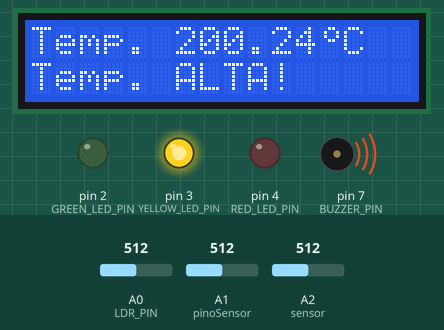
Bench run of a sketch on a simulated Arduino Uno, built with avr-gcc and run on an emulated ATmega328P. Shown: 16×2 character LCD, output pins drawn as LEDs (lit = HIGH), buzzer (waves = sounding). The test bench sets the inputs (shaded band); at power-on: A0 (LDR_PIN) = 512, A1 (pinoSensor) = 512, A2 (sensor) = 512. What the sketch prints to the serial monitor is not drawn.

Above: at 1.2 s.
1.3 s: A0 (LDR_PIN) set to 879
13.5 s: A0 (LDR_PIN) set to 902
At 21.4 s:
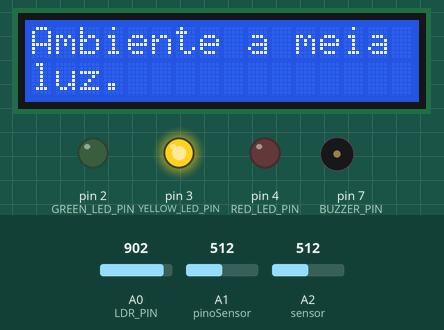
21.7 s: A1 (pinoSensor) set to 495
At 25.1 s:
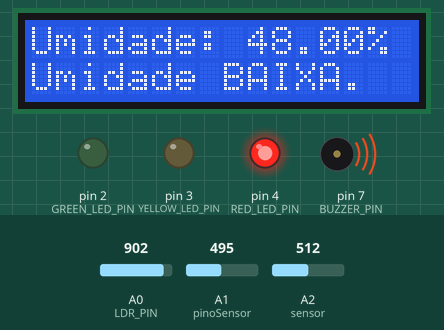
31.6 s: A0 (LDR_PIN) set to 934
39.8 s: A0 (LDR_PIN) set to 957
At 53.6 s:
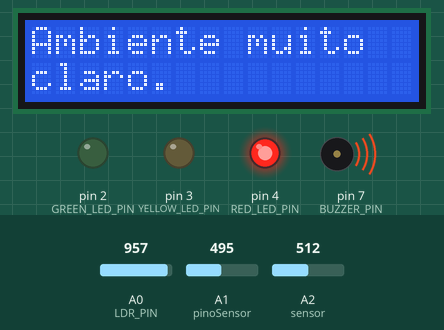
53.8 s: A2 (sensor) set to 122
At 63.7 s:
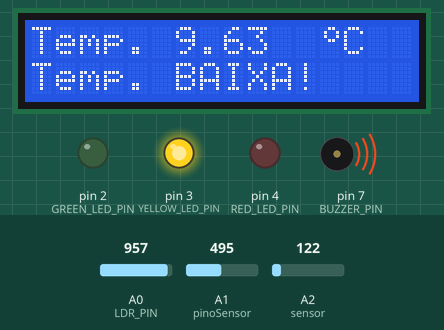
Timing chart, 0 to 65.2 s (numbered marks = the images above; inputs shaded):
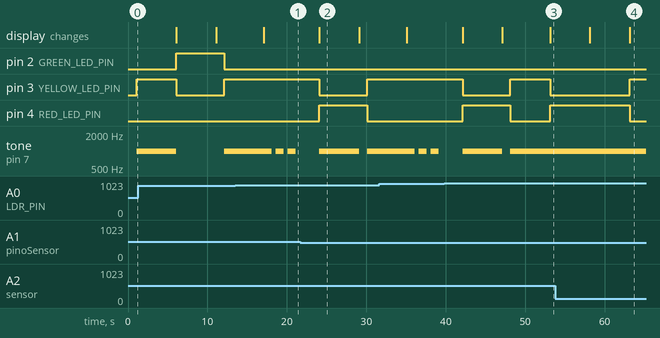

Measured:
- the behaviour switches between 889 and 890 on A0 (LDR_PIN) (found by bisection; images 0 and 1)
- the behaviour switches between 512 and 511 on A1 (pinoSensor) (found by bisection; images 1 and 2)
- the behaviour switches between 949 and 950 on A0 (LDR_PIN) (found by bisection; images 2 and 3)
- after the input at 13.5 s, pin 2 (GREEN_LED_PIN): stays LOW (without the input it goes to HIGH after 3.6 s); pin 3 (YELLOW_LED_PIN): stays HIGH (without the input it goes to LOW after 3.6 s); the display: changes after 3.6 s (image 1)
- after the input at 21.7 s, pin 2 (GREEN_LED_PIN): stays LOW (without the input it goes to HIGH after 2.4 s); pin 4 (RED_LED_PIN): LOW → HIGH after 2.4 s, → LOW 6.0 s later; tone on pin 7 (BUZZER_PIN): silent → 1000 Hz after 2.4 s instead of 8.4 s; the display: changes after 2.4 s (image 2)
- after the input at 39.8 s, the display: first differs from a run without the input after 13.3 s (image 3)
- after the input at 53.8 s, pin 3 (YELLOW_LED_PIN): LOW → HIGH after 9.3 s instead of 10.3 s; pin 4 (RED_LED_PIN): HIGH → LOW after 9.3 s instead of 10.3 s; tone on pin 7 (BUZZER_PIN): stays 1000 Hz (without the input it goes to silent after 9.3 s); the display: first differs from a run without the input after 9.3 s (image 4)

The sketch:

temp_e_umidade.ino
```cpp
//Biblioteca LiquidCrystal

#include <LiquidCrystal.h>

byte degree[8] = {
  B00110,
  B01001,
  B01001,
  B00110,
  B00000,
  B00000,
  B00000,
  B00000,
};


//Váriaveis
const int BUZZER_PIN = 7;
const int GREEN_LED_PIN = 2;
const int YELLOW_LED_PIN = 3;
const int RED_LED_PIN = 4;
const int LDR_PIN = 0;
const int RS_PIN = 13;
const int EN_PIN = 12;
const int D4_PIN = 11;
const int D5_PIN = 10;
const int D6_PIN = 9;
const int D7_PIN = 8;

int sensor = 0;

int pinoSensor = A1;
int umidade = 0;
int porcem = 0;


// Definir os limites de luminosidade para o alarme
const int OK_LIGHT = 890;
const int ALERT_LIGHT = 950;

// Inicializar o display LCD
LiquidCrystal lcd(RS_PIN, EN_PIN, D4_PIN, D5_PIN, D6_PIN, D7_PIN);


void setup() {
  // Configurar as portas do Arduino como saídas ou entradas
  pinMode(BUZZER_PIN, OUTPUT);
  pinMode(GREEN_LED_PIN, OUTPUT);
  pinMode(YELLOW_LED_PIN, OUTPUT);
  pinMode(RED_LED_PIN, OUTPUT);

  // Inicializar o display LCD com 16 colunas e 2 linhas
  lcd.begin(16, 2);
  Serial.begin(9600);
  lcd.createChar(1, degree);

}


void loop() {

  //Temperatura
    sensor = analogRead(A2);// Lendo sensor de temperatura
    float Tensao = sensor* 0.00488759;// Converter o valor lido pelo sensor
    float temperatura = (Tensao-0.5)*100; //Converter tensão em graus centigrados


    //limpar a tela
    lcd.clear();
    //Posiciona o cusor na coluna 3, linha 0
    lcd.setCursor(0,0);
    //Envia o texto entre aspas para o lcd
    lcd.print("Temp. ");
    lcd.print(temperatura);
    lcd.setCursor(12, 0);
    lcd.write(1);
    lcd.print("C");


    if(temperatura < 10){
      lcd.setCursor(0,2);
      lcd.print("Temp. BAIXA!");
      digitalWrite(GREEN_LED_PIN, LOW);
      digitalWrite(YELLOW_LED_PIN, HIGH);
      digitalWrite(RED_LED_PIN, LOW);
      tone(BUZZER_PIN, 1000); // liga o buzzer com frequência de 1000Hz
      delay(5000);
    }
    else if(temperatura >= 10 && temperatura <= 15.01){
      digitalWrite(GREEN_LED_PIN, HIGH);
      digitalWrite(YELLOW_LED_PIN, LOW);
      digitalWrite(RED_LED_PIN, LOW);
      lcd.setCursor(0,2);
      lcd.print("Temperatura OK!");
      delay(5000);
    }
    else{
      lcd.setCursor(0,2);
      lcd.print("Temp. ALTA!");
      delay(1000);
      digitalWrite(GREEN_LED_PIN, LOW);
      digitalWrite(YELLOW_LED_PIN, HIGH);
      digitalWrite(RED_LED_PIN, LOW);
      tone(BUZZER_PIN, 1000); // liga o buzzer com frequência de 1000Hz
      delay(5000);
    }


  //Luminosidade
  	// Capturar a leitura do sensor de luminosidade
    int light = analogRead(LDR_PIN);


    // Verificar se a luminosidade está OK
    if (light < OK_LIGHT){
      digitalWrite(GREEN_LED_PIN, HIGH);
      digitalWrite(YELLOW_LED_PIN, LOW);
      digitalWrite(RED_LED_PIN, LOW);
      lcd.clear();
      lcd.setCursor(0, 1);
      lcd.print("Luminosidade OK!");
      noTone(BUZZER_PIN); // desliga o buzzer
    }
    // Verificar se a luminosidade está em nível de alerta
    else if (light >= OK_LIGHT && light < ALERT_LIGHT) {
      digitalWrite(GREEN_LED_PIN, LOW);
      digitalWrite(YELLOW_LED_PIN, HIGH);
      digitalWrite(RED_LED_PIN, LOW);
      lcd.clear(); // limpa o conteúdo do display
      lcd.setCursor(0, 0);
      lcd.print("Ambiente a meia");
      lcd.setCursor(0, 1);
      lcd.print("luz.           ");
      tone(BUZZER_PIN, 1000); // liga o buzzer com frequência de 1000Hz
      delay(1000);
      noTone(BUZZER_PIN); // desliga o buzzer
      delay(500); // aguarda meio segundo antes de ligar novamente
      tone(BUZZER_PIN, 1000);
      delay(1000);
      noTone(BUZZER_PIN);
      delay(500); // aguarda meio segundo antes de ligar novamente
      tone(BUZZER_PIN, 1000);
      delay(1000);
      noTone(BUZZER_PIN);
      delay(3000);

    }
    // Caso contrário, a luminosidade está fora dos limites estipulados
    else{
      digitalWrite(GREEN_LED_PIN, LOW);
      digitalWrite(YELLOW_LED_PIN, LOW);
      digitalWrite(RED_LED_PIN, HIGH);
      lcd.clear(); // limpa o conteúdo do display
      lcd.setCursor(0, 0);
      lcd.print("Ambiente muito");
      lcd.setCursor(0, 1);
      lcd.print("claro.");
      tone(BUZZER_PIN, 1000); // liga o buzzer com frequência de 1000Hz
      delay(5000);
      noTone(BUZZER_PIN);
     }


  //Umidade
    // Faz a leitura do sensor de umidade do solo
    umidade = analogRead(pinoSensor);
    float porcem = map(umidade,0,1023,0,100);

  	lcd.clear();
    lcd.setCursor(0,0);
    lcd.print("Umidade: ");
    lcd.print(porcem);
    lcd.print("%");

  	Serial.println(porcem);

    if(porcem < 50){
      digitalWrite(GREEN_LED_PIN, LOW);
      digitalWrite(YELLOW_LED_PIN, LOW);
      digitalWrite(RED_LED_PIN, HIGH);
      lcd.setCursor(0, 2);
      lcd.print("Umidade BAIXA.");
      tone(BUZZER_PIN, 1000);
      delay(5000);
      noTone(BUZZER_PIN);
    }
    else if(porcem >= 50 && porcem <= 70){
      digitalWrite(GREEN_LED_PIN, HIGH);
      digitalWrite(YELLOW_LED_PIN, LOW);
      digitalWrite(RED_LED_PIN, LOW);
      lcd.setCursor(0, 2);
      lcd.print("Umidade OK!");
      delay(5000);
    }
    else{
      digitalWrite(GREEN_LED_PIN, LOW);
      digitalWrite(YELLOW_LED_PIN, LOW);
      digitalWrite(RED_LED_PIN, HIGH);
      lcd.setCursor(0, 2);
      lcd.print("Umidade ALTA.");
      tone(BUZZER_PIN, 1000);
      delay(5000);
      noTone(BUZZER_PIN);
    }


}
```
